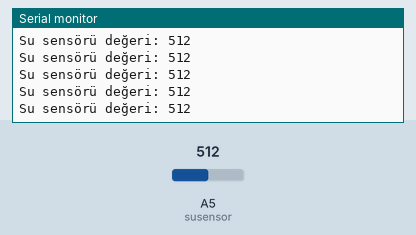
Recording of a sketch running on a simulated Arduino Uno, built with avr-gcc and run on an emulated ATmega328P. Parts: the last lines printed to the serial monitor. The inputs (shaded band) are chosen by the test bench; at power-on: A5 (susensor) = 512.

Above: at 1.2 s.
1.3 s: A5 (susensor) set to 716
At 1.31 s:
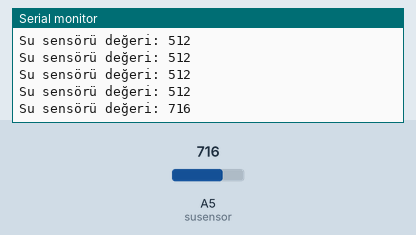
2.8 s: A5 (susensor) set to 900
At 2.82 s:
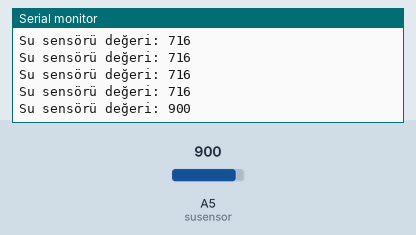
Timing chart, 0 to 5.8 s (numbered marks = the images above; inputs shaded):
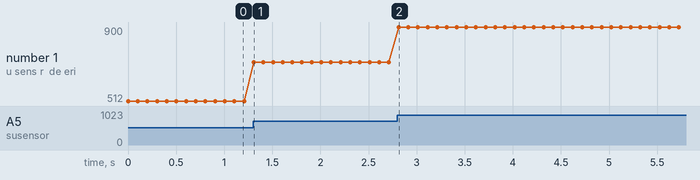

Measured:
- after the input at 1.3 s, the serial monitor: prints a new line at once (image 1)
- after the input at 2.8 s, the serial monitor: prints a new line at once (image 2)
- plotted number 1: 512 → 716 after the input at 1.3 s, 716 → 900 after the input at 2.8 s

The sketch:

su_seviye_sensor.ino
```cpp
int susensor =A5 ;
int cikis_degeri ;
void setup () {
  Serial.begin (9600);} //Serial haberleşme etkinleştirdik.
void loop() {
  int deger = analogRead(susensor); //Su seviyesi sensöründen gelen verileri değer değişkenine tanımladık.


  Serial.print("Su sensörü değeri: "); // Serial ekrana su sensörü değeri yazısını yazdırdık.
  Serial.println(deger); //Değer değişkeninin ekrana yazdırdık.
  delay(100); //Bu işlemleri 10 milisaniyede bir yaptırıyoruz.
}
```
